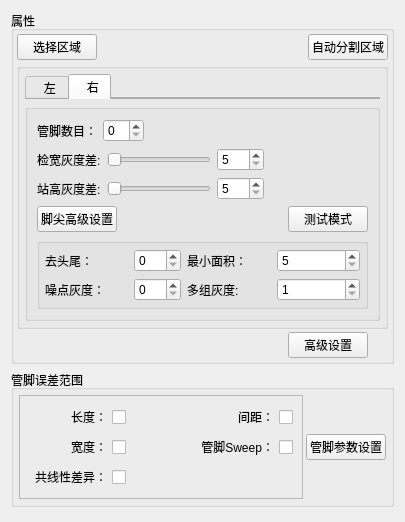
<?xml version="1.0" encoding="UTF-8"?>
<ui version="4.0">
 <class>pinDetect1Wdg</class>
 <widget class="QWidget" name="pinDetect1Wdg">
  <property name="geometry">
   <rect>
    <x>0</x>
    <y>0</y>
    <width>405</width>
    <height>522</height>
   </rect>
  </property>
  <property name="windowTitle">
   <string>pinDetect1Wdg</string>
  </property>
  <layout class="QGridLayout" name="gridLayout_2">
   <item row="0" column="0">
    <layout class="QVBoxLayout" name="verticalLayout_2">
     <item>
      <widget class="QGroupBox" name="groupBox">
       <property name="title">
        <string>属性</string>
       </property>
       <layout class="QGridLayout" name="gridLayout_7">
        <property name="leftMargin">
         <number>3</number>
        </property>
        <property name="topMargin">
         <number>3</number>
        </property>
        <property name="rightMargin">
         <number>3</number>
        </property>
        <property name="bottomMargin">
         <number>3</number>
        </property>
        <property name="spacing">
         <number>3</number>
        </property>
        <item row="0" column="0">
         <layout class="QHBoxLayout" name="horizontalLayout_7">
          <item>
           <widget class="QPushButton" name="bt_selectRoi">
            <property name="text">
             <string>选择区域</string>
            </property>
            <property name="checkable">
             <bool>true</bool>
            </property>
           </widget>
          </item>
          <item>
           <spacer name="horizontalSpacer_3">
            <property name="orientation">
             <enum>Qt::Horizontal</enum>
            </property>
            <property name="sizeHint" stdset="0">
             <size>
              <width>40</width>
              <height>20</height>
             </size>
            </property>
           </spacer>
          </item>
          <item>
           <widget class="QPushButton" name="bt_autoThreshold">
            <property name="text">
             <string>自动分割区域</string>
            </property>
           </widget>
          </item>
         </layout>
        </item>
        <item row="1" column="0">
         <widget class="QGroupBox" name="groupBox_3">
          <property name="title">
           <string/>
          </property>
          <layout class="QGridLayout" name="gridLayout_5">
           <property name="leftMargin">
            <number>5</number>
           </property>
           <property name="topMargin">
            <number>5</number>
           </property>
           <property name="rightMargin">
            <number>5</number>
           </property>
           <property name="bottomMargin">
            <number>5</number>
           </property>
           <property name="spacing">
            <number>5</number>
           </property>
           <item row="1" column="0" colspan="2">
            <widget class="QTabWidget" name="tabWidget_lead">
             <property name="maximumSize">
              <size>
               <width>16777215</width>
               <height>25</height>
              </size>
             </property>
             <property name="currentIndex">
              <number>1</number>
             </property>
             <widget class="QWidget" name="tab_2">
              <attribute name="title">
               <string>  左</string>
              </attribute>
              <layout class="QGridLayout" name="gridLayout_9"/>
             </widget>
             <widget class="QWidget" name="tab_3">
              <attribute name="title">
               <string>  右</string>
              </attribute>
              <layout class="QGridLayout" name="gridLayout_10"/>
             </widget>
            </widget>
           </item>
           <item row="2" column="0" colspan="2">
            <widget class="QGroupBox" name="groupBox_9">
             <property name="title">
              <string/>
             </property>
             <layout class="QGridLayout" name="gridLayout_4">
              <item row="3" column="0">
               <layout class="QVBoxLayout" name="verticalLayout">
                <item>
                 <layout class="QHBoxLayout" name="horizontalLayout">
                  <item>
                   <widget class="QPushButton" name="bt_highLevel">
                    <property name="text">
                     <string>脚尖高级设置</string>
                    </property>
                    <property name="checkable">
                     <bool>true</bool>
                    </property>
                   </widget>
                  </item>
                  <item>
                   <spacer name="horizontalSpacer_10">
                    <property name="orientation">
                     <enum>Qt::Horizontal</enum>
                    </property>
                    <property name="sizeHint" stdset="0">
                     <size>
                      <width>40</width>
                      <height>20</height>
                     </size>
                    </property>
                   </spacer>
                  </item>
                  <item>
                   <widget class="QPushButton" name="bt_test">
                    <property name="text">
                     <string>测试模式</string>
                    </property>
                    <property name="checkable">
                     <bool>true</bool>
                    </property>
                   </widget>
                  </item>
                 </layout>
                </item>
                <item>
                 <widget class="QGroupBox" name="grp_high">
                  <property name="title">
                   <string/>
                  </property>
                  <layout class="QGridLayout" name="gridLayout">
                   <property name="leftMargin">
                    <number>5</number>
                   </property>
                   <property name="topMargin">
                    <number>5</number>
                   </property>
                   <property name="rightMargin">
                    <number>5</number>
                   </property>
                   <property name="bottomMargin">
                    <number>5</number>
                   </property>
                   <item row="1" column="0" colspan="2">
                    <widget class="QLabel" name="lb_noiseGray">
                     <property name="text">
                      <string>噪点灰度：</string>
                     </property>
                    </widget>
                   </item>
                   <item row="1" column="2">
                    <widget class="QSpinBox" name="sp_noiseGray">
                     <property name="toolTip">
                      <string>一些干扰斑点的最小灰度值</string>
                     </property>
                     <property name="toolTipDuration">
                      <number>0</number>
                     </property>
                     <property name="buttonSymbols">
                      <enum>QAbstractSpinBox::UpDownArrows</enum>
                     </property>
                     <property name="minimum">
                      <number>0</number>
                     </property>
                     <property name="maximum">
                      <number>255</number>
                     </property>
                    </widget>
                   </item>
                   <item row="0" column="0" colspan="2">
                    <widget class="QLabel" name="lb_deleteEdge">
                     <property name="text">
                      <string>去头尾：</string>
                     </property>
                    </widget>
                   </item>
                   <item row="0" column="3" colspan="2">
                    <widget class="QLabel" name="lb_pinArea">
                     <property name="text">
                      <string>最小面积：</string>
                     </property>
                    </widget>
                   </item>
                   <item row="0" column="5" colspan="2">
                    <widget class="QSpinBox" name="sp_pinArea">
                     <property name="buttonSymbols">
                      <enum>QAbstractSpinBox::UpDownArrows</enum>
                     </property>
                     <property name="minimum">
                      <number>5</number>
                     </property>
                     <property name="maximum">
                      <number>100000</number>
                     </property>
                    </widget>
                   </item>
                   <item row="0" column="2">
                    <widget class="QSpinBox" name="sp_deleteEdge">
                     <property name="buttonSymbols">
                      <enum>QAbstractSpinBox::UpDownArrows</enum>
                     </property>
                     <property name="minimum">
                      <number>0</number>
                     </property>
                     <property name="maximum">
                      <number>20</number>
                     </property>
                    </widget>
                   </item>
                   <item row="1" column="3" colspan="2">
                    <widget class="QLabel" name="lb_multGray">
                     <property name="text">
                      <string>多组灰度:</string>
                     </property>
                    </widget>
                   </item>
                   <item row="1" column="5" colspan="2">
                    <widget class="QSpinBox" name="sp_multGray">
                     <property name="toolTip">
                      <string>降低灰度连续检测的次数</string>
                     </property>
                     <property name="buttonSymbols">
                      <enum>QAbstractSpinBox::UpDownArrows</enum>
                     </property>
                     <property name="minimum">
                      <number>1</number>
                     </property>
                     <property name="maximum">
                      <number>5</number>
                     </property>
                    </widget>
                   </item>
                  </layout>
                 </widget>
                </item>
               </layout>
              </item>
              <item row="1" column="0">
               <layout class="QHBoxLayout" name="horizontalLayout_12">
                <item>
                 <widget class="QLabel" name="lb_widthGrayDiff">
                  <property name="text">
                   <string>检宽灰度差:</string>
                  </property>
                 </widget>
                </item>
                <item>
                 <widget class="QSlider" name="hs_widthGrayDiff">
                  <property name="minimum">
                   <number>5</number>
                  </property>
                  <property name="maximum">
                   <number>255</number>
                  </property>
                  <property name="orientation">
                   <enum>Qt::Horizontal</enum>
                  </property>
                  <property name="tickPosition">
                   <enum>QSlider::NoTicks</enum>
                  </property>
                 </widget>
                </item>
                <item>
                 <widget class="QSpinBox" name="sp_widthGrayDiff">
                  <property name="buttonSymbols">
                   <enum>QAbstractSpinBox::UpDownArrows</enum>
                  </property>
                  <property name="minimum">
                   <number>5</number>
                  </property>
                  <property name="maximum">
                   <number>255</number>
                  </property>
                 </widget>
                </item>
                <item>
                 <spacer name="horizontalSpacer_2">
                  <property name="orientation">
                   <enum>Qt::Horizontal</enum>
                  </property>
                  <property name="sizeHint" stdset="0">
                   <size>
                    <width>40</width>
                    <height>20</height>
                   </size>
                  </property>
                 </spacer>
                </item>
               </layout>
              </item>
              <item row="2" column="0">
               <layout class="QHBoxLayout" name="horizontalLayout_13">
                <item>
                 <widget class="QLabel" name="lb_minGrayDiff">
                  <property name="text">
                   <string>站高灰度差:</string>
                  </property>
                 </widget>
                </item>
                <item>
                 <widget class="QSlider" name="hs_minGrayDiff">
                  <property name="minimum">
                   <number>5</number>
                  </property>
                  <property name="maximum">
                   <number>255</number>
                  </property>
                  <property name="orientation">
                   <enum>Qt::Horizontal</enum>
                  </property>
                  <property name="tickPosition">
                   <enum>QSlider::NoTicks</enum>
                  </property>
                 </widget>
                </item>
                <item>
                 <widget class="QSpinBox" name="sp_minGrayDiff">
                  <property name="buttonSymbols">
                   <enum>QAbstractSpinBox::UpDownArrows</enum>
                  </property>
                  <property name="minimum">
                   <number>5</number>
                  </property>
                  <property name="maximum">
                   <number>255</number>
                  </property>
                 </widget>
                </item>
                <item>
                 <spacer name="horizontalSpacer_8">
                  <property name="orientation">
                   <enum>Qt::Horizontal</enum>
                  </property>
                  <property name="sizeHint" stdset="0">
                   <size>
                    <width>40</width>
                    <height>20</height>
                   </size>
                  </property>
                 </spacer>
                </item>
               </layout>
              </item>
              <item row="0" column="0">
               <layout class="QHBoxLayout" name="horizontalLayout_4">
                <item>
                 <widget class="QLabel" name="lb_pinNum">
                  <property name="text">
                   <string>管脚数目：</string>
                  </property>
                 </widget>
                </item>
                <item>
                 <widget class="QSpinBox" name="sp_pinNum">
                  <property name="minimum">
                   <number>0</number>
                  </property>
                  <property name="maximum">
                   <number>10</number>
                  </property>
                 </widget>
                </item>
                <item>
                 <spacer name="horizontalSpacer_4">
                  <property name="orientation">
                   <enum>Qt::Horizontal</enum>
                  </property>
                  <property name="sizeHint" stdset="0">
                   <size>
                    <width>40</width>
                    <height>20</height>
                   </size>
                  </property>
                 </spacer>
                </item>
               </layout>
              </item>
             </layout>
            </widget>
           </item>
          </layout>
         </widget>
        </item>
        <item row="2" column="0">
         <layout class="QHBoxLayout" name="horizontalLayout_2">
          <property name="leftMargin">
           <number>20</number>
          </property>
          <property name="rightMargin">
           <number>20</number>
          </property>
          <item>
           <spacer name="horizontalSpacer_5">
            <property name="orientation">
             <enum>Qt::Horizontal</enum>
            </property>
            <property name="sizeHint" stdset="0">
             <size>
              <width>40</width>
              <height>20</height>
             </size>
            </property>
           </spacer>
          </item>
          <item>
           <widget class="QPushButton" name="bt_advance">
            <property name="text">
             <string>高级设置</string>
            </property>
           </widget>
          </item>
         </layout>
        </item>
       </layout>
      </widget>
     </item>
     <item>
      <widget class="QGroupBox" name="groupBox_2">
       <property name="title">
        <string>管脚误差范围</string>
       </property>
       <layout class="QGridLayout" name="gridLayout_3">
        <property name="leftMargin">
         <number>5</number>
        </property>
        <property name="topMargin">
         <number>5</number>
        </property>
        <property name="rightMargin">
         <number>5</number>
        </property>
        <property name="bottomMargin">
         <number>5</number>
        </property>
        <property name="spacing">
         <number>3</number>
        </property>
        <item row="0" column="1">
         <widget class="QPushButton" name="bt_table">
          <property name="text">
           <string>管脚参数设置</string>
          </property>
         </widget>
        </item>
        <item row="0" column="0">
         <widget class="QFrame" name="frame_2">
          <property name="frameShape">
           <enum>QFrame::StyledPanel</enum>
          </property>
          <property name="frameShadow">
           <enum>QFrame::Raised</enum>
          </property>
          <layout class="QGridLayout" name="gridLayout_6">
           <item row="2" column="1">
            <spacer name="horizontalSpacer_6">
             <property name="orientation">
              <enum>Qt::Horizontal</enum>
             </property>
             <property name="sizeHint" stdset="0">
              <size>
               <width>40</width>
               <height>20</height>
              </size>
             </property>
            </spacer>
           </item>
           <item row="0" column="2">
            <widget class="QCheckBox" name="cb_pinInterval">
             <property name="layoutDirection">
              <enum>Qt::RightToLeft</enum>
             </property>
             <property name="text">
              <string>间距：</string>
             </property>
            </widget>
           </item>
           <item row="0" column="0">
            <widget class="QCheckBox" name="cb_length">
             <property name="layoutDirection">
              <enum>Qt::RightToLeft</enum>
             </property>
             <property name="text">
              <string>长度：</string>
             </property>
            </widget>
           </item>
           <item row="0" column="1">
            <spacer name="horizontalSpacer">
             <property name="orientation">
              <enum>Qt::Horizontal</enum>
             </property>
             <property name="sizeHint" stdset="0">
              <size>
               <width>40</width>
               <height>20</height>
              </size>
             </property>
            </spacer>
           </item>
           <item row="1" column="2">
            <widget class="QCheckBox" name="cb_pinSweep">
             <property name="layoutDirection">
              <enum>Qt::RightToLeft</enum>
             </property>
             <property name="text">
              <string>管脚Sweep：</string>
             </property>
            </widget>
           </item>
           <item row="1" column="0">
            <widget class="QCheckBox" name="cb_pinWidth">
             <property name="layoutDirection">
              <enum>Qt::RightToLeft</enum>
             </property>
             <property name="text">
              <string>宽度：</string>
             </property>
            </widget>
           </item>
           <item row="2" column="0">
            <widget class="QCheckBox" name="cb_standoffDiff">
             <property name="layoutDirection">
              <enum>Qt::RightToLeft</enum>
             </property>
             <property name="text">
              <string>共线性差异：</string>
             </property>
            </widget>
           </item>
          </layout>
         </widget>
        </item>
       </layout>
      </widget>
     </item>
     <item>
      <spacer name="verticalSpacer">
       <property name="orientation">
        <enum>Qt::Vertical</enum>
       </property>
       <property name="sizeHint" stdset="0">
        <size>
         <width>20</width>
         <height>40</height>
        </size>
       </property>
      </spacer>
     </item>
    </layout>
   </item>
  </layout>
 </widget>
 <resources/>
 <connections/>
</ui>
